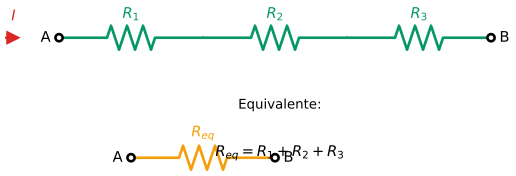

This chart was generated by the following Python code:
#!/usr/bin/env python3
"""
fig_06_resistencias_serie.py - Resistencias en serie
Genera: fig_06_resistencias_serie.svg

Ilustra: Req = R1 + R2 + R3
"""

import os
import sys
sys.path.insert(0, os.path.join(os.path.dirname(__file__), '..', '..', '..', '00-META', 'tools'))

import schemdraw
import schemdraw.elements as elm
from styles.style_config import apply_style, COLORS

apply_style()

BASE_NAME = os.path.join(os.path.dirname(__file__), 
                         os.path.splitext(os.path.basename(__file__))[0])
OUTPUT_SVG = BASE_NAME + '.svg'
OUTPUT_PNG = BASE_NAME + '.png'

with schemdraw.Drawing(show=False) as d:
    d.config(unit=3, fontsize=11)
    
    # Punto de entrada
    d += elm.Dot(open=True).label('A', loc='left')
    
    # Resistencias en serie
    d += (R1 := elm.Resistor().right().label('$R_1$', loc='top').color(COLORS['secondary']))
    d += (R2 := elm.Resistor().right().label('$R_2$', loc='top').color(COLORS['secondary']))
    d += (R3 := elm.Resistor().right().label('$R_3$', loc='top').color(COLORS['secondary']))
    
    # Punto de salida
    d += elm.Dot(open=True).label('B', loc='right')
    
    # Flecha de corriente
    d += elm.CurrentLabelInline(direction='in').at(R1.start).label('$I$').color(COLORS['accent'])
    
    # Equivalente (debajo)
    d += elm.Label().at((4.5, -1.5)).label('Equivalente:', fontsize=10)
    
    d += elm.Dot(open=True).at((1.5, -2.5)).label('A', loc='left')
    d += elm.Resistor().right().at((1.5, -2.5)).label('$R_{eq}$', loc='top').color(COLORS['highlight'])
    d += elm.Dot(open=True).label('B', loc='right')
    
    # Fórmula
    d += elm.Label().at((4.5, -2.5)).label(r'$R_{eq} = R_1 + R_2 + R_3$', fontsize=11)

    d.save(OUTPUT_SVG)
    d.save(OUTPUT_PNG, dpi=150)

print(f"✓ Generado: {OUTPUT_SVG}")
print(f"✓ Generado: {OUTPUT_PNG}")
